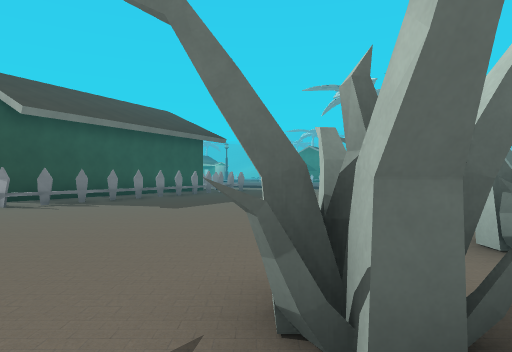
[1] (above)

24 first-person views from a walk through a Godot game level. The camera is 1.3 m above the floor, looks level and sees 75° across. The floor is counted in squares, 2 m on a side. Each view is taken from the middle of a square. On the plan, view 1 faces up. The plan holds only what a view shows up to about 10 squares ahead; the rest is blank. The place goes on beyond the plan. Characters and animated objects are not drawn.

[2]
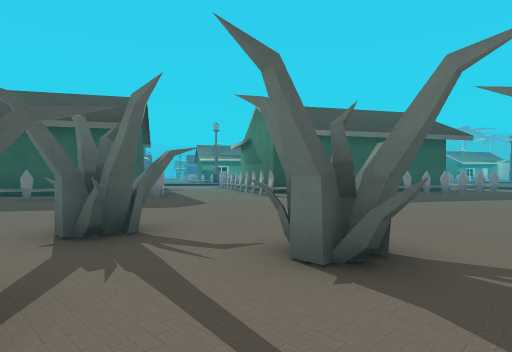

[3]
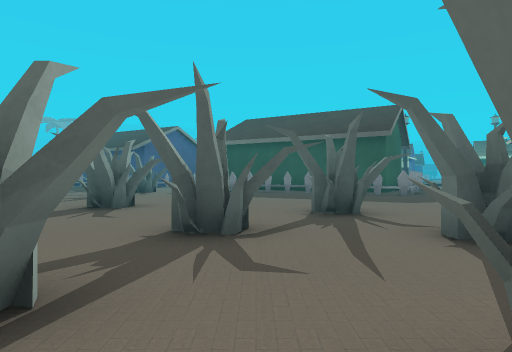

[4]
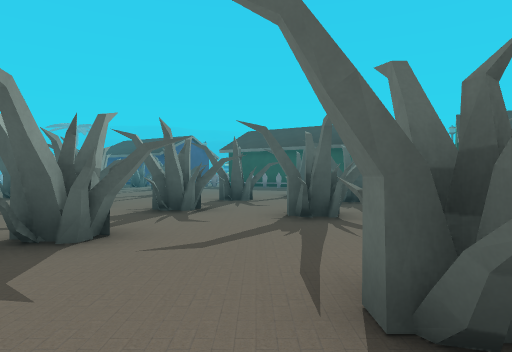

[5]
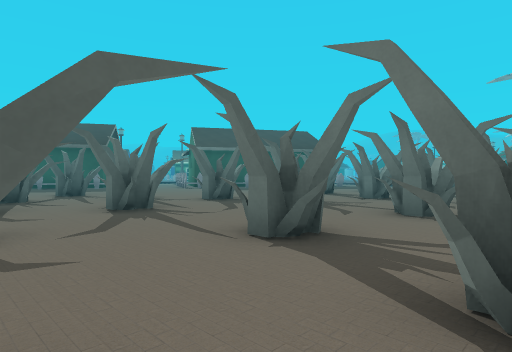

[6]
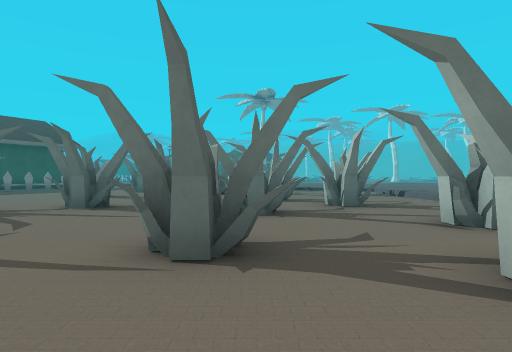

[7]
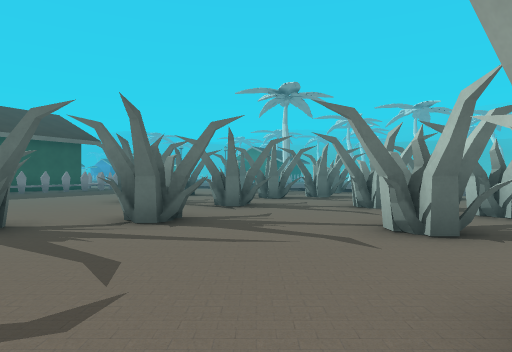

[8]
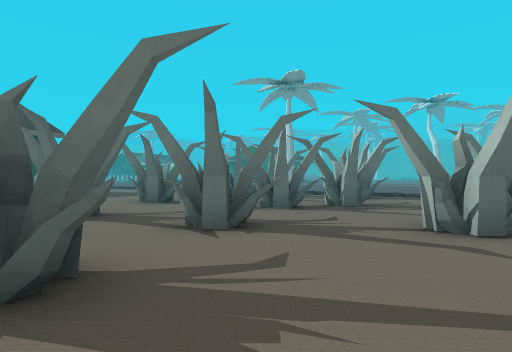

[9]
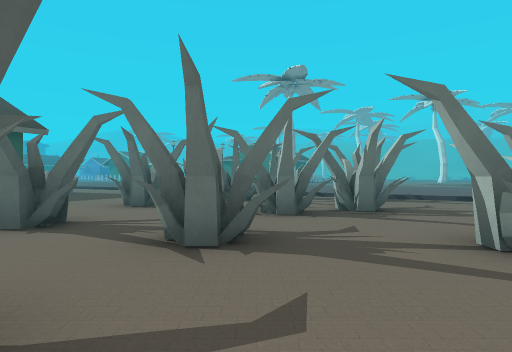

[10]
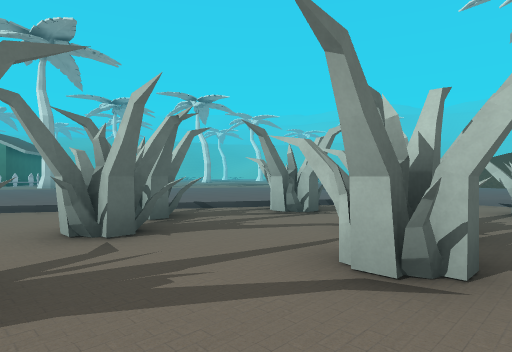

[11]
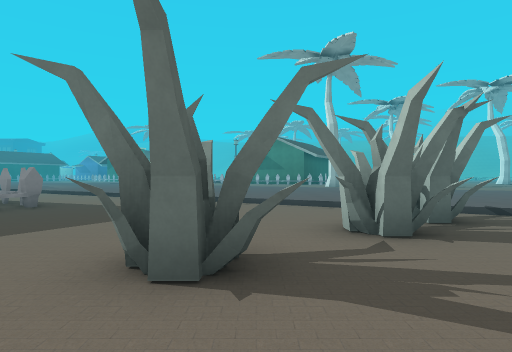

[12]
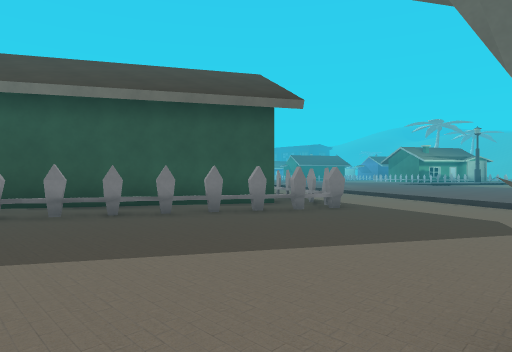

[13]
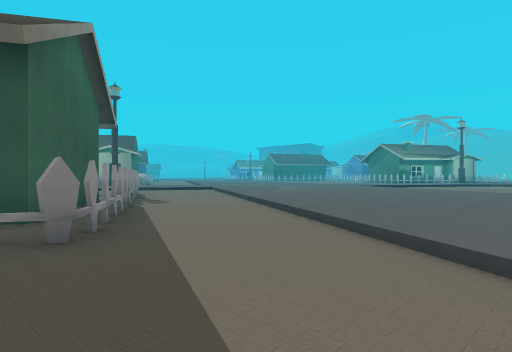

[14]
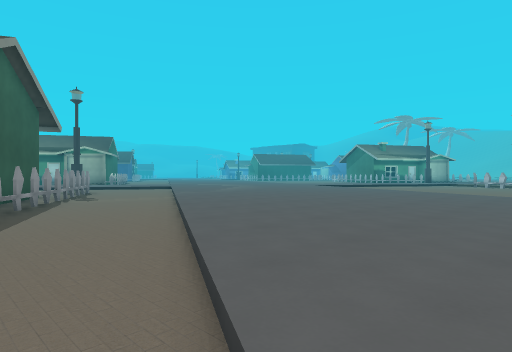

[15]
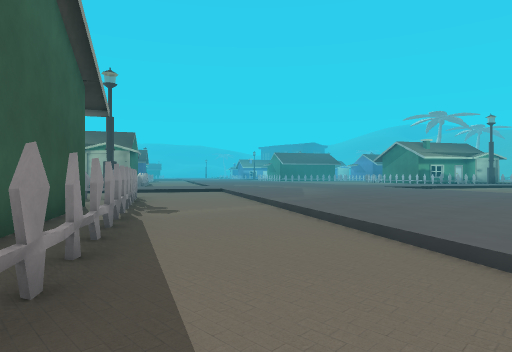

[16]
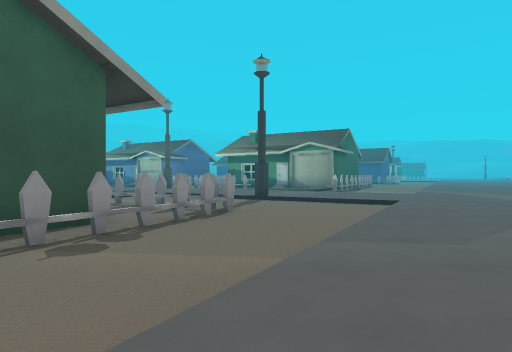

[17]
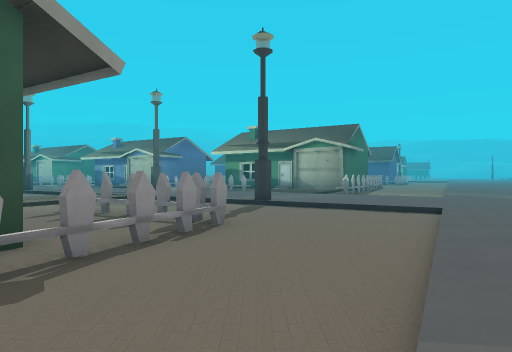

[18]
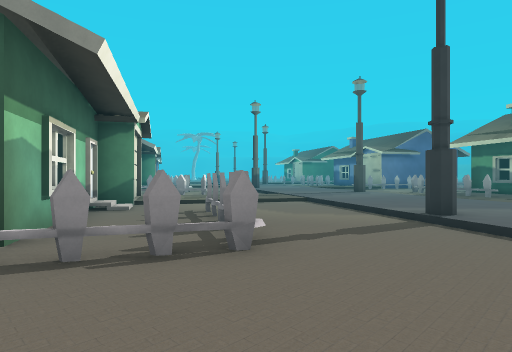

[19]
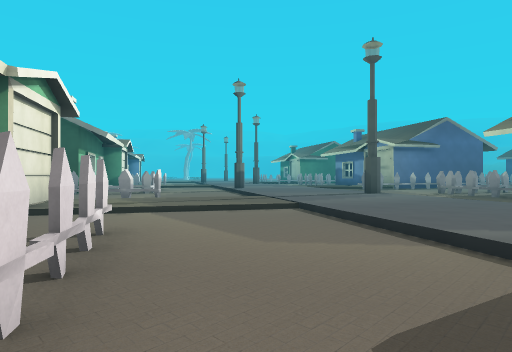

[20]
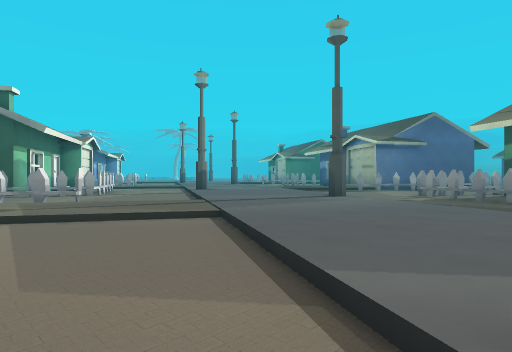

[21]
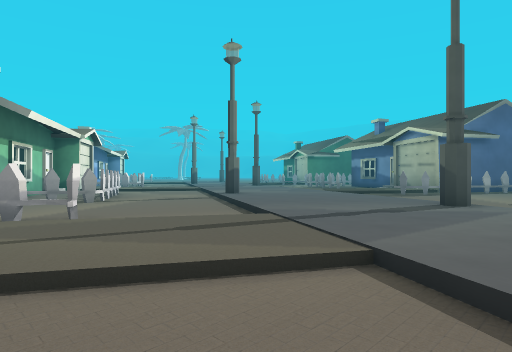

[22]
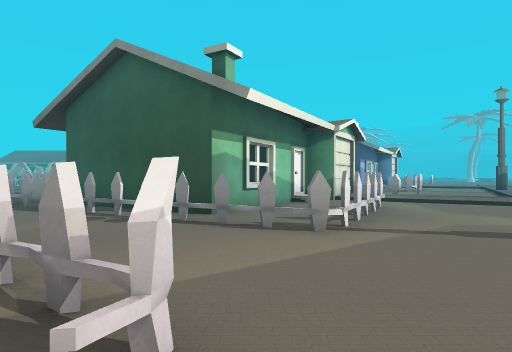

[23]
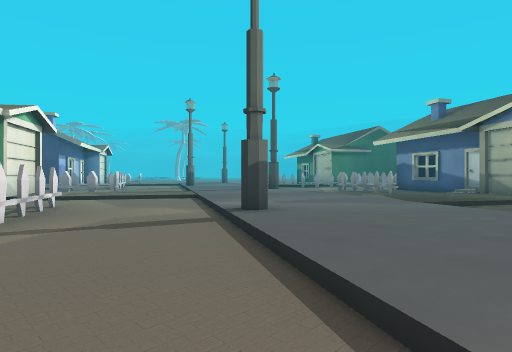

[24]
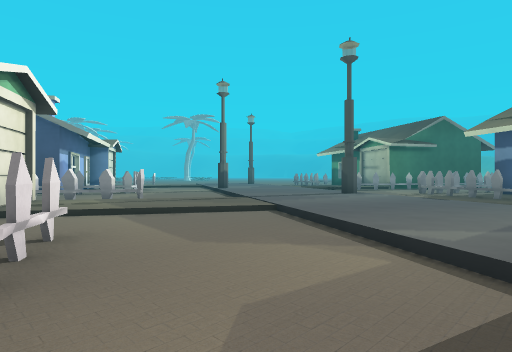

### Floor plan
Key: @ floor where view 1 was taken; # wall or solid block; x gap in a wall; . main floor; : floor 0.25 m higher than the main floor; / step, stairs or slope; = window, fence, low wall or low ledge; T thing the floor can be seen under or through.
Columns run from 28 left of view 1 to 10 right of it. Each row starts with its distance up from view 1.
 25                :::::::   :::::::/
 24                :::/:::: :::::::::
 23                :::///::::::::::::
 22                ::/.../:::::::::::
 21             :::::....../:::::::::
 20            /::::#......../:::::::
 19        #.. /::::...###....//:::::::
 18       .#../::::/..##..##..../::::::
 17       #.../:::/...#..####...../::::  ::
 16       .../::::/...#..= ####...../::  ::
 15       ...#:::/:/....#    ###.....// :::
 14       . /::::::::/./#    ###........:::
 13       . ::::/./:::##    ### ......##.#:
 12      ../::::...=::#     ###......##..#x
 11 #/::://::::/...###     ###.....##......
 10   /:::::::/......      ###.....##..##..
  9    /:::::#/.......    ###.........###..
  8     .::::/...###...   ###......#......
  7 #.. /::::...#..##..    #.......#.##....
  6  ../::::/...#..####.   ..........##.##.
  5    /::::...#..=  #### ................#
  4    #:::::/....#    ##..........TT#....#
  3     ::::::/./#      #.........TT....#..
  2      :./:::/#         ......##.........
  1         #/:#       #......#.##........#
  0         .###        ......#.@..##..##.#
 -1         ..#           ......#.........#
 -2                           ..#.##.......
 -3                        .......##.##..#.
 -4                        ..#......

Positions as (right, up) in squares from view 1, and headings:
1: (0, 0), facing up
2: (2, -1), facing up-left
3: (4, -1), facing left
4: (9, -1), facing left
5: (10, -3), facing up-left
6: (8, -3), facing up
7: (6, -1), facing up
8: (6, 2), facing up
9: (6, 3), facing up
10: (4, 8), facing up-right
11: (4, 8), facing up
12: (3, 9), facing up-left
13: (3, 14), facing up-left
14: (5, 15), facing up-left
15: (1, 15), facing up-left
16: (-1, 20), facing left
17: (-3, 20), facing left
18: (-6, 22), facing down-left
19: (-9, 20), facing down-left
20: (-11, 20), facing down-left
21: (-12, 17), facing down-left
22: (-14, 13), facing down
23: (-15, 13), facing down-left
24: (-16, 9), facing down-left
